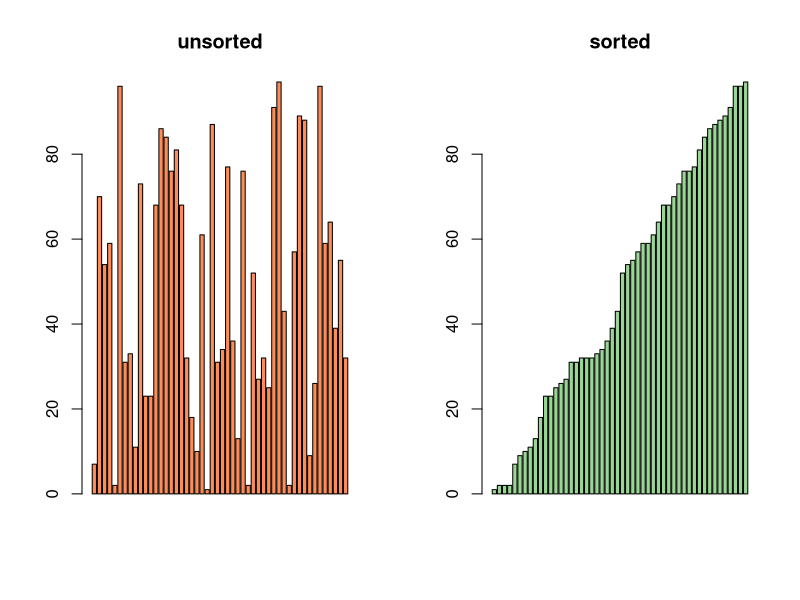

The R script that drew this image:
## ---- chunk 1
insert_sort <- function(lists) {
  for(i in 2:length(lists)) {
    key <- lists[i]
    j <- i-1
    while(j >= 1 && lists[j] > key) {
      lists[j+1] <- lists[j]
      j <- j - 1
    }
    lists[j+1] <- key
  }
  return(lists)
}
## ---- chunk 2
library(magrittr)
opar <- par(no.readonly = TRUE)
par(mfrow=c(1,2))
runif(50, 1, 100) %>% round %T>% 
  barplot(main = "unsorted", col = "#fc8d59") %>% 
  insert_sort %>% 
  barplot(main = "sorted", col = "#99d594")
